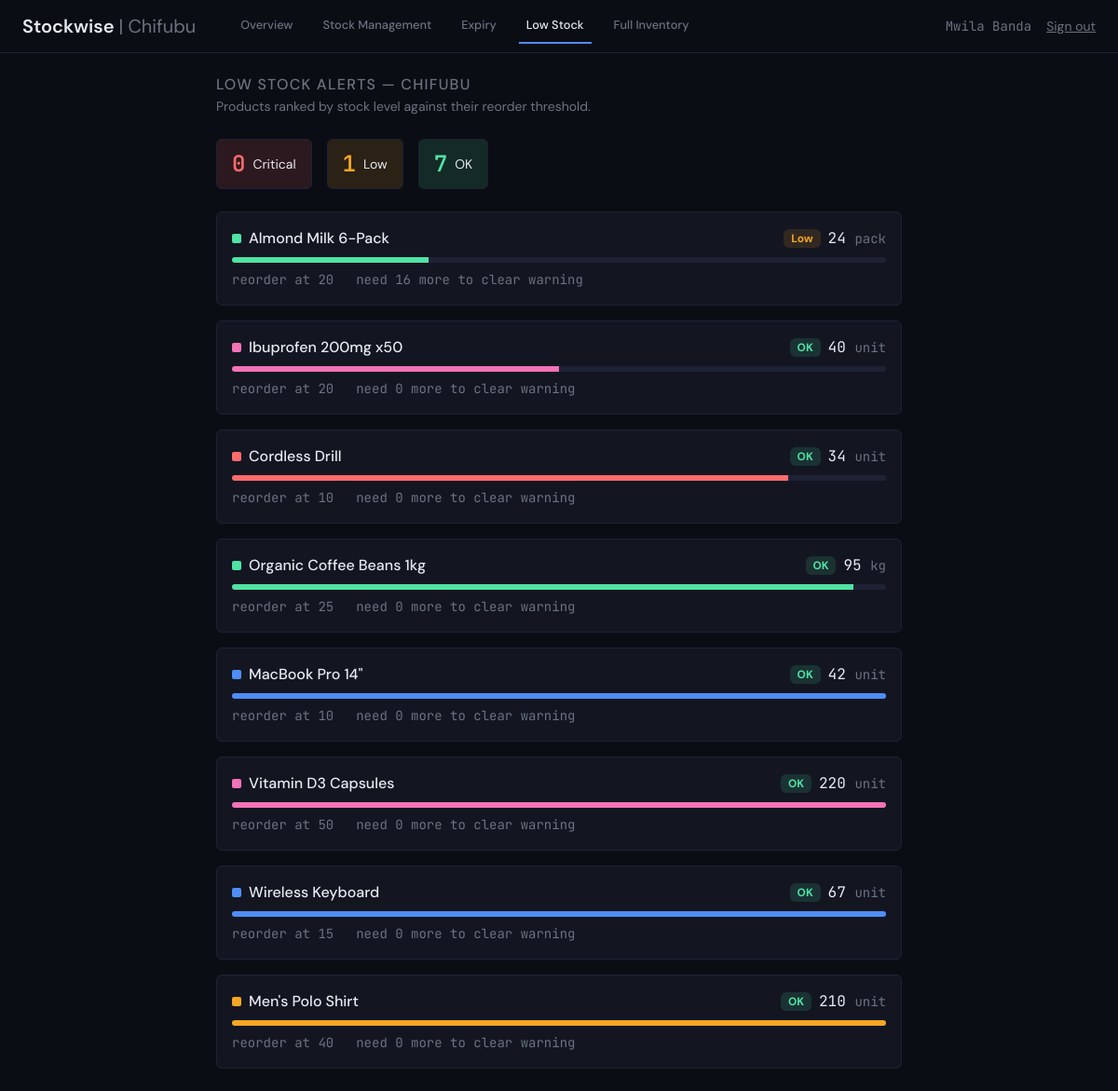
The app's page /branch_alerts.php?branch=chifubu (signed in) with its own data.
### tables this page shows
CREATE TABLE IF NOT EXISTS branches (
    id          VARCHAR(64) PRIMARY KEY,
    company_id  INT NOT NULL,
    branch_code VARCHAR(12) NOT NULL UNIQUE,
    name        VARCHAR(120) NOT NULL,
    city        VARCHAR(120) NOT NULL,
    country     VARCHAR(8)   NOT NULL,
    manager     VARCHAR(120) NOT NULL,
    created_at  TIMESTAMP DEFAULT CURRENT_TIMESTAMP,
    FOREIGN KEY (company_id) REFERENCES companies(id) ON DELETE CASCADE
);

CREATE TABLE IF NOT EXISTS products (
    id                 INT AUTO_INCREMENT PRIMARY KEY,
    branch_id          VARCHAR(64) NOT NULL,
    name               VARCHAR(160) NOT NULL,
    category           VARCHAR(80) NOT NULL,
    unit_of_measure    VARCHAR(20) NOT NULL DEFAULT 'unit',
    current_quantity   INT NOT NULL DEFAULT 0,
    low_stock_threshold INT NOT NULL DEFAULT 10,
    expiry_alert_days  INT NOT NULL DEFAULT 14,
    created_at         TIMESTAMP DEFAULT CURRENT_TIMESTAMP,
    FOREIGN KEY (branch_id) REFERENCES branches(id) ON DELETE CASCADE
);

### app/Helpers/functions.php (called while the page is built, shortened)
<?php
function fmt(int|float $n): string
{
    return number_format($n);
}
function e(?string $s): string
{
    return htmlspecialchars($s ?? '', ENT_QUOTES, 'UTF-8');
}
function category_color(string $category): string
{
    return CATEGORY_COLORS[$category] ?? '#6b7280';
}

### app/Config/env.php (called while the page is built, shortened)
<?php
function env(string $key, $default = null)
{
    $value = getenv($key);
    return $value === false ? $default : $value;
}

### app/Config/database.php (called while the page is built)
<?php
require_once __DIR__ . '/env.php';
function db(): PDO
{
    static $pdo = null;
    if ($pdo === null) {
        $host = env('DB_HOST', 'localhost');
        $port = env('DB_PORT', '3306');
        $name = env('DB_NAME', 'stockwise_php');
        $user = env('DB_USER', 'root');
        $pass = env('DB_PASSWORD', '');
        $dsn = "mysql:host=$host;port=$port;dbname=$name;charset=utf8mb4";
        $pdo = new PDO($dsn, $user, $pass, [
            PDO::ATTR_ERRMODE            => PDO::ERRMODE_EXCEPTION,
            PDO::ATTR_DEFAULT_FETCH_MODE => PDO::FETCH_ASSOC,
            PDO::ATTR_EMULATE_PREPARES   => false,
        ]);
    }
    return $pdo;
}

### public/branch_alerts.php (the view, shortened to what this page needs)
<?php
$branchId = $_GET['branch'] ?? '';
$user = require_branch_access($branchId);
$pdo = db();
$stmt = $pdo->prepare('SELECT * FROM branches WHERE id = ?');
$stmt->execute([$branchId]);
$branch = $stmt->fetch();
$stmt = $pdo->prepare('SELECT * FROM products WHERE branch_id = ?');
$stmt->execute([$branchId]);
$products = $stmt->fetchAll();
usort($products, fn($a, $b) =>
    ($a['current_quantity'] / max(1, $a['low_stock_threshold'])) <=> ($b['current_quantity'] / max(1, $b['low_stock_threshold']))
);
$critical = array_filter($products, fn($p) => $p['current_quantity'] / max(1, $p['low_stock_threshold']) < 1);
$low      = array_filter($products, function ($p) {
    $r = $p['current_quantity'] / max(1, $p['low_stock_threshold']);
    return $r >= 1 && $r < 2;
});
$ok       = array_filter($products, fn($p) => $p['current_quantity'] / max(1, $p['low_stock_threshold']) >= 2);
function urgency(array $p): array
{
    $ratio = $p['current_quantity'] / max(1, $p['low_stock_threshold']);
    if ($ratio < 2) return ['label' => 'Low', 'color' => 'var(--orange)', 'bg' => '#F5A62322'];
    return ['label' => 'OK', 'color' => 'var(--green)', 'bg' => '#50E3A422'];
}
require __DIR__ . '/../app/Views/partials/head.php';
$active = 'alerts';
require __DIR__ . '/../app/Views/partials/nav_branch.php';
?>
<div class="container-md py-4" style="max-width:760px">
  <h1 class="h6 text-faint text-uppercase mb-1" style="letter-spacing:.08em">Low Stock Alerts — <?= e($branch['name']) ?></h1>
  <p class="text-faint small mb-4">Products ranked by stock level against their reorder threshold.</p>
  <div class="d-flex gap-3 mb-4">
    <div class="card-stockwise px-3 py-2 d-flex align-items-center gap-2" style="background:#FF6B6B22"><span class="fs-4 fw-semibold mono" style="color:var(--red)"><?= count($critical) ?></span><span class="small">Critical</span></div>
    <div class="card-stockwise px-3 py-2 d-flex align-items-center gap-2" style="background:#F5A62322"><span class="fs-4 fw-semibold mono" style="color:var(--orange)"><?= count($low) ?></span><span class="small">Low</span></div>
    <div class="card-stockwise px-3 py-2 d-flex align-items-center gap-2" style="background:#50E3A422"><span class="fs-4 fw-semibold mono" style="color:var(--green)"><?= count($ok) ?></span><span class="small">OK</span></div>
  </div>
  <div class="d-flex flex-column gap-3">
    <?php foreach ($products as $p): $u = urgency($p); $pct = min(100, round($p['current_quantity'] / max(1, $p['low_stock_threshold'] * 4) * 100)); ?>
      <div class="card-stockwise p-3">
        <div class="d-flex justify-content-between align-items-center mb-2">
          <div class="d-flex align-items-center gap-2"><span class="dot" style="background:<?= category_color($p['category']) ?>"></span><span class="fw-medium"><?= e($p['name']) ?></span></div>
          <div class="d-flex align-items-center gap-2"><span class="badge" style="color:<?= $u['color'] ?>;background:<?= $u['bg'] ?>"><?= $u['label'] ?></span><span class="mono"><?= fmt($p['current_quantity']) ?> <span class="text-faint small"><?= e($p['unit_of_measure']) ?></span></span></div>
        </div>
        <div class="progress mb-2" style="height:6px;background:var(--border)"><div class="progress-bar" style="width:<?= $pct ?>%;background:<?= category_color($p['category']) ?>"></div></div>
        <div class="d-flex gap-4 mono small text-faint">
          <span>reorder at <?= fmt($p['low_stock_threshold']) ?></span>
          <span>need <?= fmt(max(0, $p['low_stock_threshold'] * 2 - $p['current_quantity'])) ?> more to clear warning</span>
        </div>
      </div>
    <?php endforeach; ?>
  </div>
</div>
<?php require __DIR__ . '/../app/Views/partials/foot.php'; ?>

### app/Views/partials/nav_branch.php (shortened to what this page needs)
<?php
$base = '/branch.php?branch=' . urlencode($branch['id']);
$isManager = $user['role'] === 'manager';
?>
<nav class="navbar navbar-expand-lg navbar-stockwise px-4">
  <a class="navbar-brand" href="<?= $base ?>">Stockwise <span class="text-faint fw-normal">| <?= e($branch['name']) ?></span></a>
  <div class="navbar-nav flex-row gap-3 ms-4 flex-wrap">
    <a class="nav-link <?= $active === 'overview' ? 'active' : '' ?>" href="<?= $base ?>">Overview</a>
    <?php if (!$isManager): ?>
      <a class="nav-link <?= $active === 'stock' ? 'active' : '' ?>" href="/branch_stock.php?branch=<?= urlencode($branch['id']) ?>">Stock Management</a>
    <?php endif; ?>
    <a class="nav-link <?= $active === 'expiry' ? 'active' : '' ?>" href="/branch_expiry.php?branch=<?= urlencode($branch['id']) ?>">Expiry</a>
    <a class="nav-link <?= $active === 'alerts' ? 'active' : '' ?>" href="/branch_alerts.php?branch=<?= urlencode($branch['id']) ?>">Low Stock</a>
    <a class="nav-link <?= $active === 'inventory' ? 'active' : '' ?>" href="/branch_inventory.php?branch=<?= urlencode($branch['id']) ?>">Full Inventory</a>
  </div>
  <div class="ms-auto d-flex align-items-center gap-3">
    <span class="mono text-faint small"><?= e($user['name']) ?></span>
    <a href="/logout.php" class="text-faint small">Sign out</a>
  </div>
</nav>

### public/assets/css/style.css (style rules this page uses)
:root { --bg: #0b0d14; --panel: #131621; --border: #1e2235; --border-2: #2a2e45; --text: #e8eaf2; --text-dim: #9ca3af; --text-faint: #6b7280; --blue: #4F8EF7; --green: #50E3A4; --orange: #F5A623; --red: #FF6B6B; }
body { background: var(--bg); color: var(--text); font-family: 'DM Sans', sans-serif; }
.mono { font-family: 'JetBrains Mono', monospace; }
.navbar-stockwise { background: var(--bg); border-bottom: 1px solid var(--border); }
.navbar-stockwise .nav-link { color: var(--text-faint); font-size: .8rem; font-weight: 500; border-bottom: 2px solid transparent; }
.navbar-stockwise .nav-link.active { color: var(--text); border-bottom-color: var(--blue); }
.navbar-stockwise .navbar-brand { color: var(--text); font-weight: 600; }
.card-stockwise { background: var(--panel); border: 1px solid var(--border); border-radius: 6px; }
.dot { display:inline-block; width:10px; height:10px; border-radius:2px; }
a { color: var(--blue); }
.text-faint { color: var(--text-faint) !important; }

### records on screen
branches: name "Chifubu", manager "Mwila Banda", name "CHIFUBU"
products: name "Almond Milk 6-Pack", label "Low", current_quantity "24", unit_of_measure "pack", low_stock_threshold "20", fmt(max(0, $p['low_stock_threshold'] * 2 - $p['current_quantity'])) "16"
products: name "Ibuprofen 200mg x50", label "OK", current_quantity "40", unit_of_measure "unit", low_stock_threshold "20", fmt(max(0, $p['low_stock_threshold'] * 2 - $p['current_quantity'])) "0"
products: name "Cordless Drill", label "OK", current_quantity "34", unit_of_measure "unit", low_stock_threshold "10", fmt(max(0, $p['low_stock_threshold'] * 2 - $p['current_quantity'])) "0"
products: name "Organic Coffee Beans 1kg", label "OK", current_quantity "95", unit_of_measure "kg", low_stock_threshold "25", fmt(max(0, $p['low_stock_threshold'] * 2 - $p['current_quantity'])) "0"
products: name "MacBook Pro 14\"", label "OK", current_quantity "42", unit_of_measure "unit", low_stock_threshold "10", fmt(max(0, $p['low_stock_threshold'] * 2 - $p['current_quantity'])) "0"
products: name "Vitamin D3 Capsules", label "OK", current_quantity "220", unit_of_measure "unit", low_stock_threshold "50", fmt(max(0, $p['low_stock_threshold'] * 2 - $p['current_quantity'])) "0"
products: name "Wireless Keyboard", label "OK", current_quantity "67", unit_of_measure "unit", low_stock_threshold "15", fmt(max(0, $p['low_stock_threshold'] * 2 - $p['current_quantity'])) "0"
products: name "Men's Polo Shirt", label "OK", current_quantity "210", unit_of_measure "unit", low_stock_threshold "40", fmt(max(0, $p['low_stock_threshold'] * 2 - $p['current_quantity'])) "0"

### other values on screen
count($critical) "0"
count($low) "1"
count($ok) "7"
